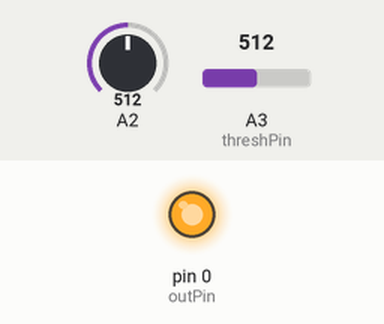
The sketch below on a simulated Arduino Uno, built with avr-gcc and run on an emulated ATmega328P. Parts: output pins drawn as LEDs (lit = HIGH). The test bench sets the inputs (shaded band); at power-on: A2 = 512, A3 (threshPin) = 512.

Above: at 1.2 s.
1.3 s: A2 set to 138
2.8 s: A2 set to 122
At 3.5 s:
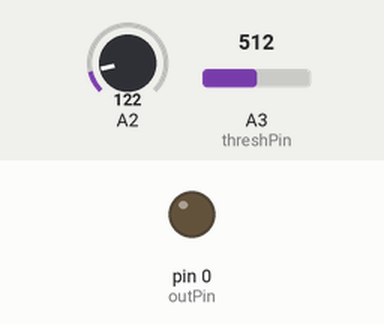
4.3 s: A2 set to 306
At 4.7 s:
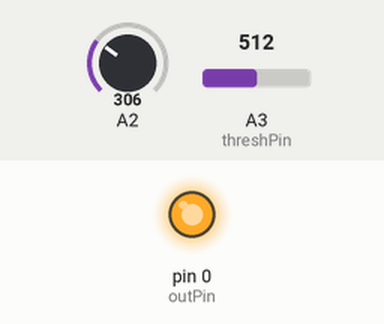
5.8 s: A2 set to 0
At 7.0 s:
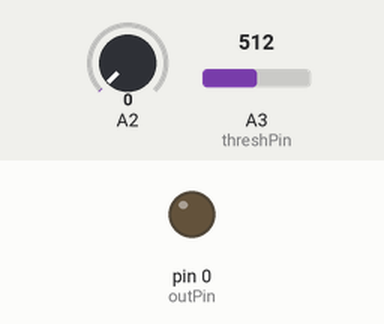
Timing chart, 0 to 8.3 s (numbered marks = the images above; inputs shaded):
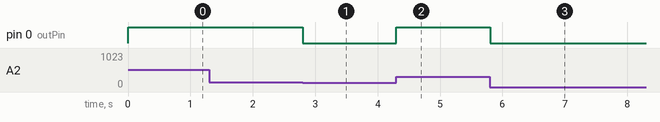

The sketch:

MarianneRewardSystem_Constant.ino
```cpp
// Trinket code

#define MEANHISTORY 50

// digital output states
#define PULSE_OFF 0
#define PULSE_ON 1
#define PULSE_WAIT 2

// analog input states
#define INACTIVE 0
#define ACTIVE 1

// pulse params in ms
#define ON_TIME 10
#define WAIT_TIME 90

// input magnification
//#define INPUT_SCALE 3.0
#define INPUT_SCALE 4.0

// input and output pins
int threshPin = A3;  // pin #3
int lickInput = A2;  // pin #4!
int outPin = 0;

// gather the vars for each lick channel into a structure
typedef struct lickChannel {
  int lickInput;
  int outPin;
  int threshPin;
  int inputVal = 0;
  int pulseRunning = 0;
  int pulseState = PULSE_OFF;
  long nextTransitionTime = 0;
} LickChannel;

LickChannel chan;
long channelMeanTotal;
int channelMeanCount;
int channelMean;

long threshMeanTotal;
int threshMeanCount;
int threshMean;

void setup() {

  //Serial.begin(9600);
  //  analogReference(INTERNAL);
  // assign analog input pins
  chan.lickInput = lickInput;
  pinMode(chan.lickInput, INPUT);
  chan.threshPin = threshPin;
  pinMode(chan.threshPin, INPUT);

  // assign digital output pins
  chan.outPin = outPin;
  pinMode(chan.outPin, OUTPUT);

  // initalize mean arrays
  channelMeanTotal = 0;
  channelMeanCount = 0;
  channelMean = 0;
  threshMeanTotal = 0;
  threshMeanCount = 0;
  threshMean = 0;
}

void loop() {

  // check for analog input over threshold
  if (inputAboveThreshold()) {
    chan.inputVal = ACTIVE;
    chan.pulseState = PULSE_ON;
  } else {
    chan.inputVal = INACTIVE;
    chan.pulseState = PULSE_OFF;
  }

  // tend to the TTL output pulses
  setPulseValue();
}


//////////////////////////////////////////////
int inputAboveThreshold() {
  // read the pins
  int inputVal = analogRead(chan.lickInput);
  inputVal = analogRead(chan.lickInput);
  inputVal = (int)((double)inputVal * INPUT_SCALE);

  int threshVal = analogRead(chan.threshPin);
  threshVal = analogRead(chan.threshPin);


  return (inputVal > threshVal);

  int mean = updateMean(inputVal);
  inputVal = inputVal - mean;
  inputVal = inputVal < 0 ? 0 : inputVal;


  int thresh = updateThresh(threshVal);
  thresh = threshVal - threshMean;
  thresh = thresh < 0 ? 0 : thresh;

  // subtract off the mean from the input and scale it
  inputVal = (int)((double)inputVal * INPUT_SCALE);

  return (inputVal > thresh);
}

//////////////////////////////////////////////
int setPulseValue() {
  if (chan.inputVal == ACTIVE) {
    digitalWrite(chan.outPin, HIGH);
  } else {
    digitalWrite(chan.outPin, LOW);
  }
}

//////////////////////////////////////////////
int updateMean(int value) {
  if (channelMeanCount + 1 >= MEANHISTORY) {
    int newCount = MEANHISTORY / 2;
    int newTotal = channelMeanTotal / 2;
    channelMeanCount = newCount;
    channelMeanTotal = newTotal;
  }

  channelMeanCount++;
  channelMeanTotal += value;

  channelMean = channelMeanTotal / channelMeanCount;

  return channelMean;
}

//////////////////////////////////////////////
int updateThresh(int value) {

  if (chan.inputVal == INACTIVE) {
    if (threshMeanCount + 1 >= MEANHISTORY) {
      int newCount = MEANHISTORY / 2;
      int newTotal = threshMeanTotal / 2;
      threshMeanCount = newCount;
      threshMeanTotal = newTotal;
    }

    threshMeanCount++;
    threshMeanTotal += value;
  }
  threshMean = threshMeanTotal / threshMeanCount;

  return threshMean;
}
```

Measured:
- the behaviour switches between 129 and 128 on A2 (found by bisection; images 0 and 1)
- after the input at 1.3 s, every drawn part: stays the same
- after the input at 2.8 s, pin 0 (outPin): HIGH → LOW at once
- after the input at 4.3 s, pin 0 (outPin): LOW → HIGH at once
- after the input at 5.8 s, pin 0 (outPin): HIGH → LOW at once
